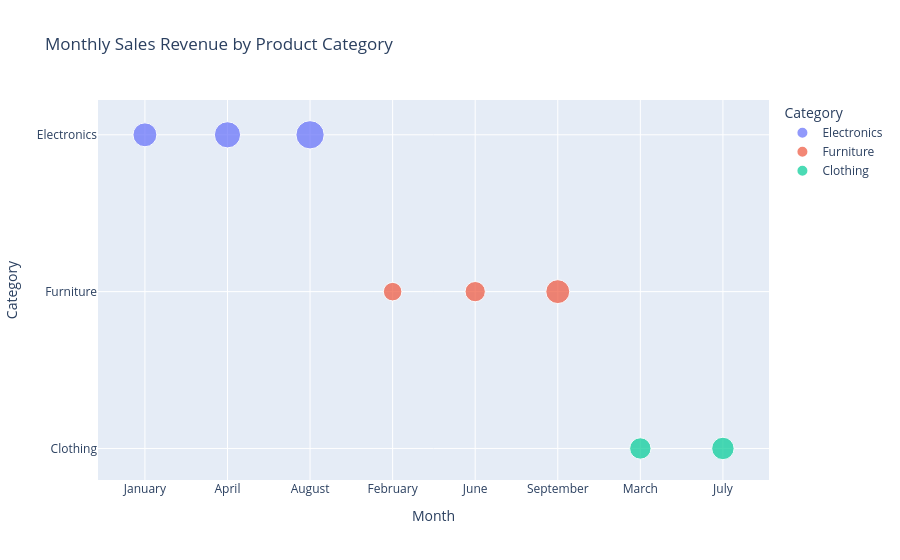

Notebook cell for this chart:
### Code cell
import plotly.express as px
import pandas as pd

# Sample data
data = {
    "Category": ["Electronics", "Smartphones", "Peripherals", "Clothing", "Books"],
    "Revenue": [50000, 75000, 30000, 20000, 15000],
    "Profit": [10000, 20000, 5000, 3000, 2000]
}

df = pd.DataFrame(data)

# Create bubble plot
fig = px.scatter(
    df,
    x="Category",
    y="Revenue",
    size="Profit",          # Bubble size represents Profit
    color="Category",       # Different color for each category
    hover_name="Category",  # Shows category name on hover
    hover_data=["Revenue", "Profit"],  # Show detailed info dynamically
    title="Revenue and Profit Across Categories"
)

fig.show()

### Figure 1 — Plotly figure (JSON) as saved in the notebook; plotly's stock layout.template omitted (floating-point values rounded to 4 significant figures)
{"data": [{"customdata": [[25000], [30000], [35000]], "hovertemplate": "<b>%{hovertext}</b><br><br>Category=%{y}<br>Month=%{x}<br>Revenue=%{customdata[0]}<extra></extra>", "hovertext": ["Electronics", "Electronics", "Electronics"], "legendgroup": "Electronics", "marker": {"color": "#636efa", "size": [25000, 30000, 35000], "sizemode": "area", "sizeref": 87.5, "symbol": "circle"}, "mode": "markers", "name": "Electronics", "orientation": "v", "showlegend": true, "type": "scatter", "x": ["January", "April", "August"], "xaxis": "x", "y": ["Electronics", "Electronics", "Electronics"], "yaxis": "y"}, {"customdata": [[15000], [18000], [25000]], "hovertemplate": "<b>%{hovertext}</b><br><br>Category=%{y}<br>Month=%{x}<br>Revenue=%{customdata[0]}<extra></extra>", "hovertext": ["Furniture", "Furniture", "Furniture"], "legendgroup": "Furniture", "marker": {"color": "#EF553B", "size": [15000, 18000, 25000], "sizemode": "area", "sizeref": 87.5, "symbol": "circle"}, "mode": "markers", "name": "Furniture", "orientation": "v", "showlegend": true, "type": "scatter", "x": ["February", "June", "September"], "xaxis": "x", "y": ["Furniture", "Furniture", "Furniture"], "yaxis": "y"}, {"customdata": [[20000], [22000]], "hovertemplate": "<b>%{hovertext}</b><br><br>Category=%{y}<br>Month=%{x}<br>Revenue=%{customdata[0]}<extra></extra>", "hovertext": ["Clothing", "Clothing"], "legendgroup": "Clothing", "marker": {"color": "#00cc96", "size": [20000, 22000], "sizemode": "area", "sizeref": 87.5, "symbol": "circle"}, "mode": "markers", "name": "Clothing", "orientation": "v", "showlegend": true, "type": "scatter", "x": ["March", "July"], "xaxis": "x", "y": ["Clothing", "Clothing"], "yaxis": "y"}], "layout": {"legend": {"itemsizing": "constant", "title": {"text": "Category"}, "tracegroupgap": 0}, "title": {"text": "Monthly Sales Revenue by Product Category"}, "xaxis": {"anchor": "y", "domain": [0, 1], "title": {"text": "Month"}}, "yaxis": {"anchor": "x", "categoryarray": ["Clothing", "Furniture", "Electronics"], "categoryorder": "array", "domain": [0, 1], "title": {"text": "Category"}}}}
